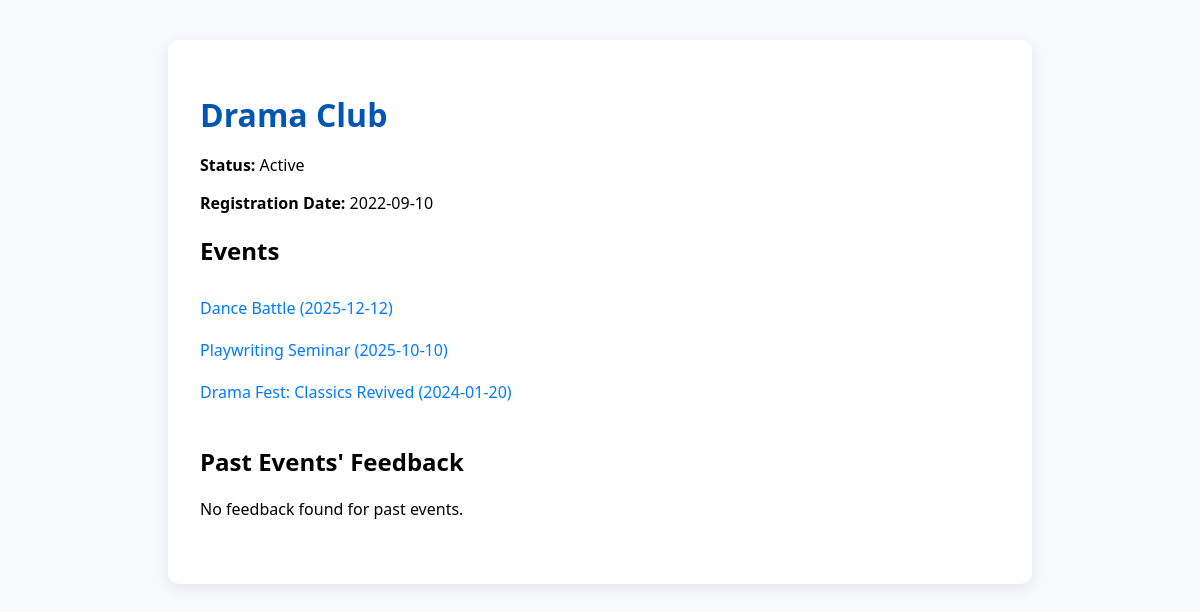
/club_info.php?club_id=2, run on the app's committed database.
### tables this page shows
CREATE TABLE `clubs` (
  `club_id` int(11) NOT NULL,
  `club_name` varchar(100) NOT NULL,
  `registration_date` date NOT NULL,
  `status` varchar(20) NOT NULL
);

CREATE TABLE `events` (
  `event_id` int(11) NOT NULL,
  `club_id` int(11) DEFAULT NULL,
  `title` varchar(100) DEFAULT NULL,
  `event_type` varchar(50) DEFAULT NULL,
  `event_date` date DEFAULT NULL,
  `start_time` time DEFAULT NULL,
  `end_time` time DEFAULT NULL,
  `approval_status` varchar(20) DEFAULT NULL,
  `total_budget` decimal(10,2) DEFAULT NULL
);

### club_info.php (the view, shortened to what this page needs)
<?php
include 'connection.php';
$club_id = isset($_GET['club_id']) ? (int)$_GET['club_id'] : 0;
$club_res = mysqli_query($conn, "SELECT * FROM clubs WHERE club_id = $club_id");
$club = mysqli_fetch_assoc($club_res);
$events_res = mysqli_query($conn, "SELECT * FROM events WHERE club_id = $club_id ORDER BY event_date DESC");
$events = [];
if ($events_res && mysqli_num_rows($events_res) > 0) {
    while ($row = mysqli_fetch_assoc($events_res)) {
        $events[] = $row;
    }
}
$feedbacks = [];
?>
<!DOCTYPE html>
<html>
<head>
</head>
<body>
<div class="container">
    <h1><?php echo htmlspecialchars($club['club_name'] ?? 'Club Info'); ?></h1>
    <p><strong>Status:</strong> <?php echo htmlspecialchars($club['status'] ?? ''); ?></p>
    <p><strong>Registration Date:</strong> <?php echo htmlspecialchars($club['registration_date'] ?? ''); ?></p>
    <div class="events-list">
        <h2>Events</h2>
        <?php if (!empty($events)): ?>
            <?php foreach ($events as $evt): ?>
                <a class="event-link" href="event_info.php?event_id=<?php echo (int)$evt['event_id']; ?>">
                    <?php echo htmlspecialchars($evt['title']) . ' (' . htmlspecialchars($evt['event_date']) . ')'; ?>
                </a>
            <?php endforeach; ?>
        <?php else: ?>
            <p>No events found for this club.</p>
        <?php endif; ?>
    </div>
    <div class="feedback-list">
        <h2>Past Events' Feedback</h2>
        <?php if (!empty($feedbacks)): ?>
            <?php foreach ($feedbacks as $fb): ?>
                <div class="feedback-item">
                    <strong><?php echo htmlspecialchars($fb['event_title']); ?> (<?php echo htmlspecialchars($fb['event_date']); ?>)</strong><br>
                    <span><?php echo htmlspecialchars($fb['feedback_text']); ?></span>
                </div>
            <?php endforeach; ?>
        <?php else: ?>
            <p>No feedback found for past events.</p>
        <?php endif; ?>
    </div>
</div>
</body>
</html>

### club_info.php (style rules this page uses)
body { font-family: 'Segoe UI', Tahoma, Geneva, Verdana, sans-serif; background: #f7fafc; margin: 0; padding: 0; }
.container { max-width: 800px; margin: 40px auto; background: #fff; border-radius: 12px; box-shadow: 0 4px 16px rgba(0,0,0,0.08); padding: 32px; }
h1 { color: #0056b3; margin-bottom: 18px; }
.events-list, .feedback-list { margin-bottom: 32px; }
.event-link { display: block; padding: 10px 0; color: #007BFF; text-decoration: none; font-weight: 500; }

### data on the page
clubs: club_name "Drama Club", status "Active", registration_date "2022-09-10"
events: title "Dance Battle", event_date "2025-12-12"
events: title "Playwriting Seminar", event_date "2025-10-10"
events: title "Drama Fest: Classics Revived", event_date "2024-01-20"
